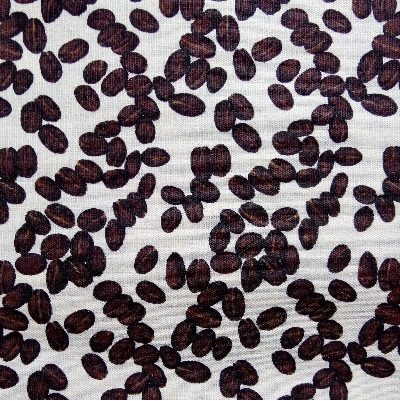
#> input picture Aula7/cafe.jpg, 400 x 401 px
$ python segmentacaobinaria.py
#> lines starting #> are read from the running program, lines starting #| are printed output that depends on the picture; after the words box and inside, x2 and y2 are one past the last pixel; in counts of white or black regions, pixels touching at a corner belong together
from cv2 import cv2 as cv
import numpy as np

img = cv.imread('cafe.jpg', 0)
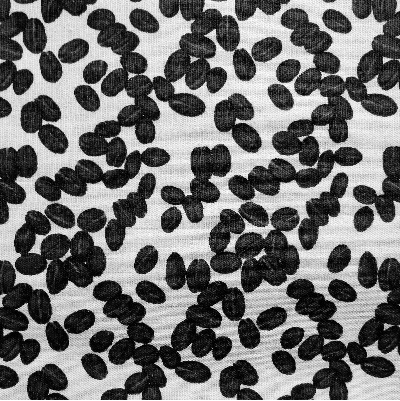
#> img: shape (401, 400); min 0, max 255, mean 112
img2 = cv.imread('olho.PNG', 0)
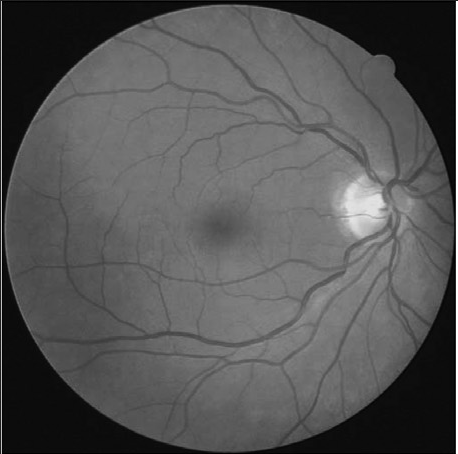
#> input picture Aula7/olho.PNG, 458 x 454 px
#> img2 is the input picture: shape (454, 458); min 0, max 255, mean 84.8

metodo = cv.THRESH_BINARY_INV # objeto de interesse na cor branca
#metodo = cv.THRESH_BINARY # objeto de interesse na cor preta

ret, imgBin = cv.threshold(img, 200, 255, metodo) # pixels com valores entre o limiar sao considerado como objeto de interesse
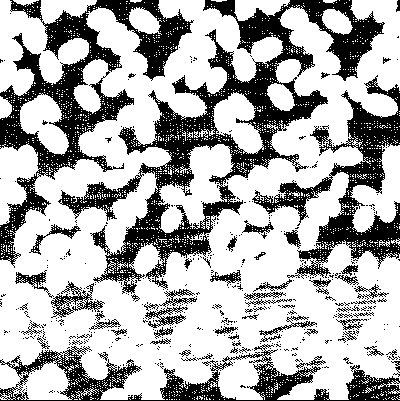
#> imgBin: shape (401, 400); 68.6% white; 456 black regions (396 under 20 px), largest, box (x1, y1, x2, y2) and area: (58, 0, 385, 294) 18699, (0, 0, 194, 268) 11589, (252, 75, 400, 279) 7680

img_gaussian = cv.medianBlur(img2, 7)

#diferentes valores de limiar para cada regiao da imagem
#obtem melhor resultado considerando constraste
mean = cv.adaptiveThreshold(img_gaussian, 255, cv.ADAPTIVE_THRESH_MEAN_C, metodo, 11, 5)
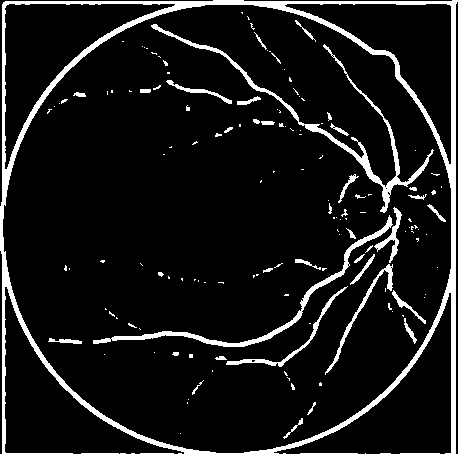
#> mean: shape (454, 458); 9.2% white; 155 white regions (112 under 20 px), largest, box (x1, y1, x2, y2) and area: (0, 0, 458, 454) 11074, (151, 24, 434, 213) 2214, (93, 215, 393, 347) 1666
gaussian = cv.adaptiveThreshold(img_gaussian, 255, cv.ADAPTIVE_THRESH_GAUSSIAN_C, metodo, 11, 2)
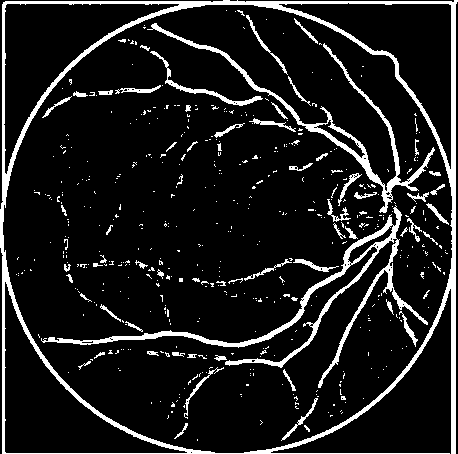
#> gaussian: shape (454, 458); 11.1% white; 504 white regions (437 under 20 px), largest, box (x1, y1, x2, y2) and area: (0, 0, 458, 454) 10401, (41, 205, 428, 388) 4096, (147, 23, 435, 213) 2689

cv.imshow('original', img)
cv.imshow('imgBin', imgBin)
cv.imshow('mean', mean)
cv.imshow('gaussian', gaussian)

cv.waitKey(0)
cv.destroyAllWindows()
